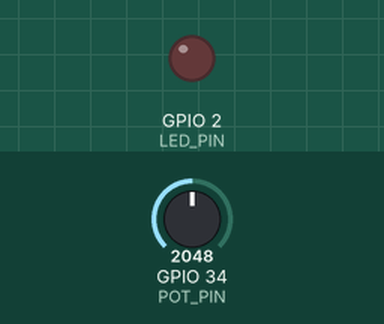
Recording of a sketch running on a simulated ESP32. Shown: output pins drawn as LEDs (lit = HIGH). The inputs (shaded band) are chosen by the test bench; at power-on: GPIO 34 (POT_PIN) = 2048 (analog values on the 0–4095 scale). WiFi joins after 1.5 s; servers stay silent unless stated; random numbers use the default seed unless the sketch sets one; no MQTT or app messages arrive unless stated; what the sketch prints to the serial monitor is not drawn.

Above: at 0.1 s.
At 2.1 s:
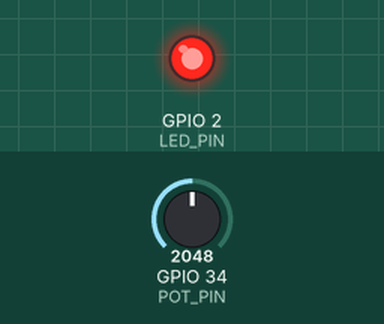
Timing chart, 0 to 3.6 s (numbered marks = the images above):
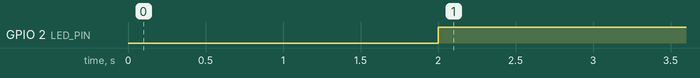

Measured:
- by itself, GPIO 2 (LED_PIN): LOW → HIGH at 2.0 s

The sketch:

sketch.ino
```cpp
/*
  BMS émulé, Battery Passport (Hackathon ESILV x Capgemini, Défi 1)
  ESP32 sur Wokwi : mesure (simulée) tension + courant des 5 modules,
  calcule la résistance interne R = ΔV / I et publie en MQTT toutes les 2 s.
  Wokwi ne voit pas le PC local : lancer le site avec MQTT_HOST=broker.hivemq.com.

  Potentiomètre = dégradation du module 3 (tourner -> R monte -> alerte).
  LED rouge = au moins un module au-dessus du max constructeur.
*/
#include <WiFi.h>
#include <PubSubClient.h>
#include <ArduinoJson.h>

// ---- À CHANGER : mettre un préfixe unique à votre équipe (même valeur dans le backend) ----
const char* TOPIC_PREFIX = "esilv-hack-2026/equipe-XX";

const char* WIFI_SSID  = "Wokwi-GUEST";
const char* WIFI_PASS  = "";
const char* MQTT_HOST  = "broker.hivemq.com";
const int   MQTT_PORT  = 1883;
const char* BATTERY_ID = "DLR-1985";

const int   NB_MODULES = 5;
const int   FAULTY     = 3;       // module défectueux
const float R_MAX      = 2.0;     // mΩ, max constructeur du FC-85 (pour la LED locale)
const float I_LOAD     = 12.0;    // A
const float V_OCV      = 3.70;    // V, tension à vide d'un module
const int   POT_PIN    = 34;
const int   LED_PIN    = 2;

float baseR[NB_MODULES] = {1.2, 1.3, 1.1, 1.2, 1.4};  // mΩ, modules sains (FC-85 neuf : 1,0)

WiFiClient net;
PubSubClient mqtt(net);

void connectWifi() {
  Serial.print("WiFi");
  WiFi.begin(WIFI_SSID, WIFI_PASS, 6);
  while (WiFi.status() != WL_CONNECTED) { delay(250); Serial.print("."); }
  Serial.println(" OK");
}

void connectMqtt() {
  while (!mqtt.connected()) {
    String id = "bms-" + String((uint32_t)esp_random(), HEX);
    if (mqtt.connect(id.c_str())) Serial.println("MQTT OK");
    else { Serial.print("MQTT erreur "); Serial.println(mqtt.state()); delay(1000); }
  }
}

void setup() {
  Serial.begin(115200);
  pinMode(LED_PIN, OUTPUT);
  analogReadResolution(12);
  connectWifi();
  mqtt.setServer(MQTT_HOST, MQTT_PORT);
  mqtt.setBufferSize(1024);
  connectMqtt();
}

void loop() {
  if (!mqtt.connected()) connectMqtt();
  mqtt.loop();

  static unsigned long last = 0;
  if (millis() - last < 2000) return;
  last = millis();

  float knob = analogRead(POT_PIN) / 4095.0;   // 0..1

  JsonDocument doc;
  doc["batteryId"] = BATTERY_ID;
  JsonArray mods = doc["modules"].to<JsonArray>();
  bool critical = false;

  for (int k = 0; k < NB_MODULES; k++) {
    float r = baseR[k] + random(-5, 5) / 100.0;
    if (k + 1 == FAULTY) r += knob * 6.0;            // dégradation pilotée par le potentiomètre
    float i     = I_LOAD + random(-20, 20) / 100.0;   // "capteur" de courant
    float vLoad = V_OCV - i * r / 1000.0;             // "capteur" de tension sous charge
    float rCalc = (V_OCV - vLoad) / i * 1000.0;       // R = ΔV / I  (mΩ)
    float t     = 25.0 + (rCalc - 1.2) * 2.0 + random(-5, 5) / 10.0;

    JsonObject m = mods.add<JsonObject>();
    m["id"]     = k + 1;
    m["v_ocv"]  = V_OCV;
    m["v"]      = round(vLoad * 10000) / 10000.0;
    m["i"]      = round(i * 100) / 100.0;
    m["r_mohm"] = round(rCalc * 100) / 100.0;
    m["t"]      = round(t * 10) / 10.0;
    if (rCalc > R_MAX) critical = true;
  }
  digitalWrite(LED_PIN, critical ? HIGH : LOW);

  char buf[1024];
  serializeJson(doc, buf, sizeof(buf));
  String topic = String(TOPIC_PREFIX) + "/battery/" + BATTERY_ID + "/telemetry";
  mqtt.publish(topic.c_str(), buf);
  Serial.println(buf);
}
```
